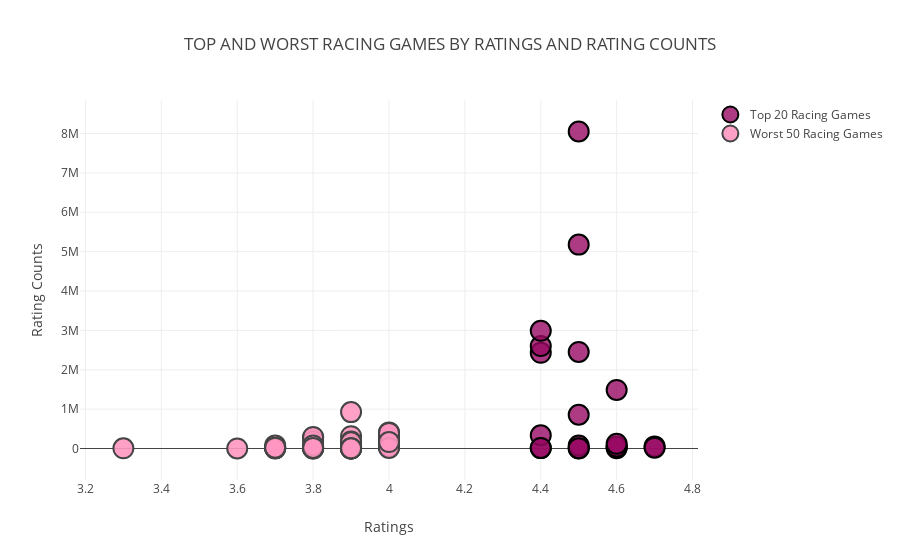

Source (notebook cell):
### Code cell
#Scatterplot to show top racing game and bottom racing game ratings
trace0 = go.Scatter(
    x = topracinggames[('starrating','mean')].values.tolist(),
    y = topracinggames[('ratingnums','mean')].values.tolist(),
    name = 'Top 20 Racing Games',
    mode = 'markers',
    marker = dict(
        size = 20,
        color = 'rgba(152, 10, 100, .8)',
        line = dict(
            width = 2,
            color = 'rgb(0, 0, 0)'
        )
    )
)

trace1 = go.Scatter(
    x = botracinggames[('starrating','mean')].values.tolist(),
    y = botracinggames[('ratingnums','mean')].values.tolist(),
    name = 'Worst 50 Racing Games',
    mode = 'markers',
    marker = dict(
        size = 20,
        color = 'rgba(255, 150, 193, .9)',
        line = dict(
            width = 2,
        )
    )
)

data = [trace0, trace1]

layout = dict(title = 'TOP AND WORST RACING GAMES BY RATINGS AND RATING COUNTS',
              xaxis=dict(title='Ratings'),
                yaxis=dict(title='Rating Counts')
             )

fig = dict(data=data, layout=layout)
py.offline.iplot(fig, filename='Top and Worst Racing Games by Ratings and Number of Ratings')

### Figure 1 — Plotly figure (JSON) as saved in the notebook; plotly's stock layout.template omitted (floating-point values rounded to 4 significant figures)
{"data": [{"marker": {"color": "rgba(152, 10, 100, .8)", "line": {"color": "rgb(0, 0, 0)", "width": 2}, "size": 20}, "mode": "markers", "name": "Top 20 Racing Games", "type": "scatter", "x": [4.7, 4.7, 4.6, 4.6, 4.6, 4.6, 4.6, 4.5, 4.5, 4.5, 4.5, 4.5, 4.5, 4.5, 4.4, 4.4, 4.4, 4.4, 4.4, 4.4], "y": [53480, 20265, 5576, 36908, 48695, 119458, 1486627, 2672, 8051935, 75009, 2452759, 5178901, 9301, 857692, 9818, 2430923, 336996, 13460, 2602514, 2989484]}, {"marker": {"color": "rgba(255, 150, 193, .9)", "line": {"width": 2}, "size": 20}, "mode": "markers", "name": "Worst 50 Racing Games", "type": "scatter", "x": [3.3, 3.6, 3.7, 3.7, 3.7, 3.7, 3.7, 3.7, 3.8, 3.8, 3.8, 3.8, 3.8, 3.8, 3.8, 3.8, 3.8, 3.8, 3.9, 3.9, 3.9, 3.9, 3.9, 3.9, 3.9, 3.9, 3.9, 3.9, 3.9, 3.9, 3.9, 3.9, 3.9, 3.9, 3.9, 3.9, 3.9, 3.9, 3.9, 3.9, 4, 4, 4, 4, 4, 4, 4, 4, 4, 4], "y": [4352, 917, 18749, 79182, 3563, 7419, 6370, 20193, 1538, 275346, 181857, 1739, 20709, 33865, 17049, 293625, 77359, 14229, 166, 22639, 24768, 41236, 15966, 312227, 22849, 5622, 177230, 61683, 36192, 43997, 5248, 8339, 83325, 6412, 1157, 157331, 5818, 346, 924509, 3986, 161184, 288458, 252267, 48426, 53635, 409113, 53487, 395450, 14215, 164219]}], "layout": {"title": "TOP AND WORST RACING GAMES BY RATINGS AND RATING COUNTS", "xaxis": {"title": "Ratings"}, "yaxis": {"title": "Rating Counts"}}}
